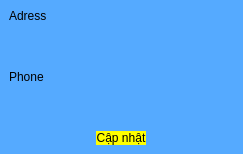
            <widget class="QWidget" name="page">
             <layout class="QVBoxLayout" name="verticalLayout_22">
              <property name="spacing">
               <number>0</number>
              </property>
              <property name="leftMargin">
               <number>0</number>
              </property>
              <property name="topMargin">
               <number>0</number>
              </property>
              <property name="rightMargin">
               <number>0</number>
              </property>
              <property name="bottomMargin">
               <number>0</number>
              </property>
              <item>
               <widget class="QFrame" name="frame_22">
                <property name="frameShape">
                 <enum>QFrame::StyledPanel</enum>
                </property>
                <property name="frameShadow">
                 <enum>QFrame::Raised</enum>
                </property>
                <widget class="QTableWidget" name="tableWidget_3">
                 <property name="geometry">
                  <rect>
                   <x>0</x>
                   <y>0</y>
                   <width>1011</width>
                   <height>331</height>
                  </rect>
                 </property>
                 <column>
                  <property name="text">
                   <string>PHONE</string>
                  </property>
                  <property name="textAlignment">
                   <set>AlignCenter</set>
                  </property>
                 </column>
                 <column>
                  <property name="text">
                   <string>STATUS</string>
                  </property>
                  <property name="textAlignment">
                   <set>AlignCenter</set>
                  </property>
                 </column>
                 <column>
                  <property name="text">
                   <string>PAYMENT</string>
                  </property>
                  <property name="textAlignment">
                   <set>AlignCenter</set>
                  </property>
                 </column>
                 <column>
                  <property name="text">
                   <string>ADDRESS</string>
                  </property>
                  <property name="textAlignment">
                   <set>AlignCenter</set>
                  </property>
                 </column>
                 <column>
                  <property name="text">
                   <string>DATE</string>
                  </property>
                  <property name="textAlignment">
                   <set>AlignCenter</set>
                  </property>
                 </column>
                 <column>
                  <property name="text">
                   <string>TOTAL</string>
                  </property>
                  <property name="textAlignment">
                   <set>AlignCenter</set>
                  </property>
                 </column>
                 <column>
                  <property name="text">
                   <string>EDIT</string>
                  </property>
                  <property name="textAlignment">
                   <set>AlignCenter</set>
                  </property>
                 </column>
                </widget>
               </widget>
              </item>
              <item>
               <widget class="QFrame" name="frame_23">
                <property name="styleSheet">
                 <string notr="true">background-color: rgb(85, 170, 255);
border-bottom-left-radius:0px;</string>
                </property>
                <property name="frameShape">
                 <enum>QFrame::StyledPanel</enum>
                </property>
                <property name="frameShadow">
                 <enum>QFrame::Raised</enum>
                </property>
                <layout class="QHBoxLayout" name="horizontalLayout_9">
                 <property name="spacing">
                  <number>0</number>
                 </property>
                 <property name="leftMargin">
                  <number>0</number>
                 </property>
                 <property name="topMargin">
                  <number>0</number>
                 </property>
                 <property name="rightMargin">
                  <number>0</number>
                 </property>
                 <property name="bottomMargin">
                  <number>0</number>
                 </property>
                 <item>
                  <widget class="QFrame" name="frame_25">
                   <property name="frameShape">
                    <enum>QFrame::StyledPanel</enum>
                   </property>
                   <property name="frameShadow">
                    <enum>QFrame::Raised</enum>
                   </property>
                   <layout class="QVBoxLayout" name="verticalLayout_25">
                    <item alignment="Qt::AlignLeft|Qt::AlignTop">
                     <widget class="QLabel" name="label_12">
                      <property name="maximumSize">
                       <size>
                        <width>16777215</width>
                        <height>228</height>
                       </size>
                      </property>
                      <property name="styleSheet">
                       <string notr="true">font: 75 16pt &quot;MS Shell Dlg 2&quot;;</string>
                      </property>
                      <property name="text">
                       <string>Adress</string>
                      </property>
                     </widget>
                    </item>
                    <item alignment="Qt::AlignLeft">
                     <widget class="QLineEdit" name="changeadress">
                      <property name="minimumSize">
                       <size>
                        <width>225</width>
                        <height>35</height>
                       </size>
                      </property>
                      <property name="styleSheet">
                       <string notr="true">font: 75 16pt &quot;MS Shell Dlg 2&quot;;</string>
                      </property>
                      <property name="text">
                       <string/>
                      </property>
                     </widget>
                    </item>
                    <item alignment="Qt::AlignLeft">
                     <widget class="QLabel" name="label_13">
                      <property name="styleSheet">
                       <string notr="true">font: 75 16pt &quot;MS Shell Dlg 2&quot;;</string>
                      </property>
                      <property name="text">
                       <string>Phone</string>
                      </property>
                     </widget>
                    </item>
                    <item alignment="Qt::AlignLeft">
                     <widget class="QLineEdit" name="changephone">
                      <property name="minimumSize">
                       <size>
                        <width>225</width>
                        <height>35</height>
                       </size>
                      </property>
                      <property name="styleSheet">
                       <string notr="true">font: 75 16pt &quot;MS Shell Dlg 2&quot;;</string>
                      </property>
                      <property name="text">
                       <string/>
                      </property>
                     </widget>
                    </item>
                    <item alignment="Qt::AlignHCenter">
                     <widget class="QPushButton" name="update">
                      <property name="cursor">
                       <cursorShape>OpenHandCursor</cursorShape>
                      </property>
                      <property name="styleSheet">
                       <string notr="true">font: 75 16pt &quot;MS Shell Dlg 2&quot;;
background-color: rgb(255, 255, 0);
border-radius:0px;</string>
                      </property>
                      <property name="text">
                       <string>Cập nhật</string>
                      </property>
                     </widget>
                    </item>
                   </layout>
                  </widget>
                 </item>
                </layout>
               </widget>
              </item>
             </layout>
            </widget>
